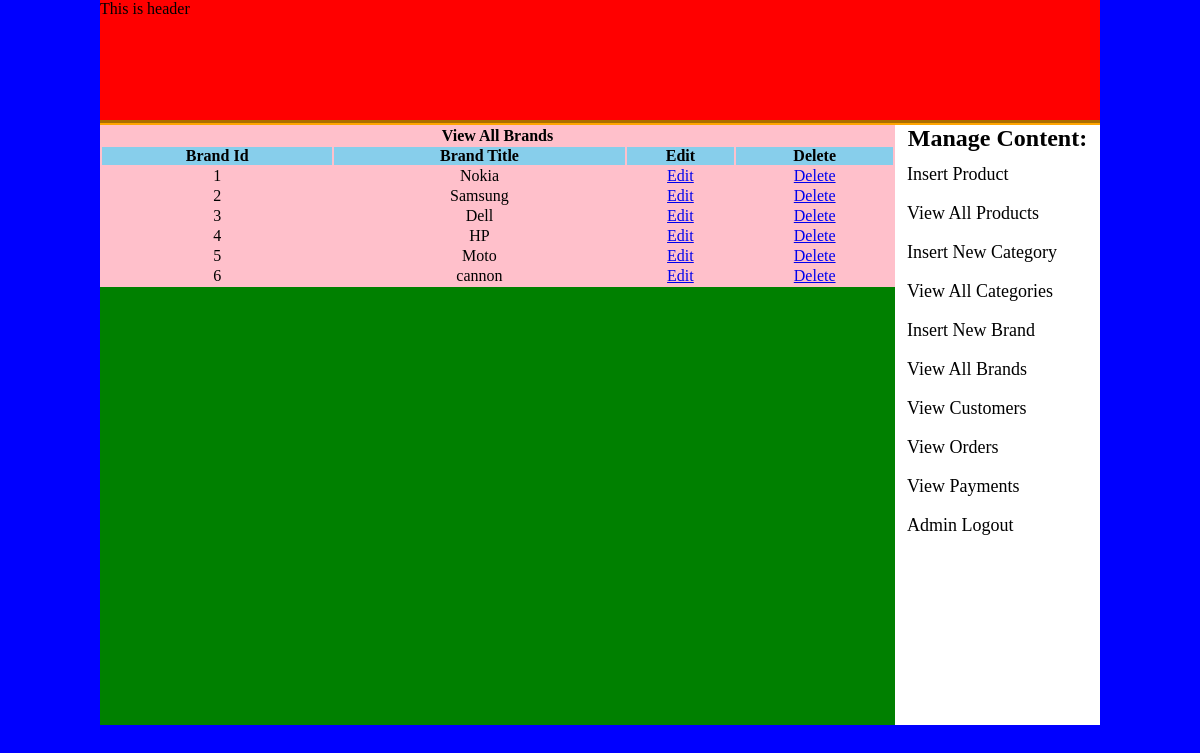
The app's page /admin_area/index.php?view_brands with its own data.
### tables this page shows
CREATE TABLE `brands` (
  `brand_id` int(100) NOT NULL,
  `brand_title` text NOT NULL
);

### admin_area/view_brands.php (the view)
<table width="795" align="center" bgcolor="pink">
	<tr align="center">
		<td colspan="6"><h4>View All Brands</h4></td>
	</tr>
	<tr align="center" bgcolor="skyblue">
		<th>Brand Id</th>
		<th>Brand Title</th>
		<th>Edit</th>
		<th>Delete</th>
	</tr>
<?php
include("includes/db.php");
$get_brands="select * from brands";
$run_brands=mysqli_query($con, $get_brands);
while ($row_brand=mysqli_fetch_array($run_brands)) {
$brand_id=$row_brand['brand_id'];
$brand_title=$row_brand['brand_title'];
?>
<tr align="center">
<td><?php echo $brand_id;?></td>
<td><?php echo $brand_title;?></td>
<td><a href="index.php?edit_brand=<?php echo $brand_id;?>">Edit</a></td>
<td><a href="index.php?delete_brand=<?php echo $brand_id;?>">Delete</a></td>
</tr>
<?php }?>
</table>

### admin_area/index.php (shortened to what this page needs)
<!DOCTYPE html>
<html>
<head>
	<link rel="stylesheet" type="text/css" href="styles/style.css">
</head>
<body>
	<div class="main_wrapper">
	<div id="header"> This is header</div>
	<div id="right">
<h2 style="text-align: center;">Manage Content:</h2>
<a href="index.php?insert_product">Insert Product</a>
<a href="index.php?view_products">View All Products</a>
<a href="index.php?insert_cat">Insert New Category</a>
<a href="index.php?view_cats">View All Categories</a>
<a href="index.php?insert_brand">Insert New Brand</a>
<a href="index.php?view_brands">View All Brands</a>
<a href="index.php?view_customers">View Customers</a>
<a href="index.php?view_orders">View Orders</a>
<a href="index.php?view_payments">View Payments</a>
<a href="logout.php">Admin Logout</a>
</div>
	<div id="left">
		<?php
		if(isset($_GET['view_brands'])){
			include('view_brands.php');
		}
?>
	</div>
</div>
</body>
</html>

### admin_area/styles/style.css (style rules this page uses)
html, body, div, span, applet, object, iframe, h1, h2, h3, h4, h5, h6, p, blockquote, pre, a, abbr, acronym, address, big, cite, code, del, dfn, em, img, ins, kbd, q, s, samp, small, strike, strong, sub, sup, tt, var, b, u, i, center, dl, dt, dd, ol, ul, li, fieldset, form, label, legend, table, caption, tbody, tfoot, thead, tr, th, td, article, aside, canvas, details, embed, figure, figcaption, footer, header, hgroup, menu, nav, output, ruby, section, summary, time, mark, audio, video { margin: 0; padding: 0; border: 0; vertical-align: baseline; }
body { background: blue; }
.main_wrapper { width: 1000px; height: auto; margin: auto; }
#header { width: 1000px; height: 120px; background: red; border-bottom: 5px groove orange; }
#left { width: 795px; height: 600px; background: green; float: left; }
#right { width: 205px; height: 600px; background: white; float: right; text-decoration: none; }
#right a { text-decoration: none; color: black; text-align: left; font-size: 18px; font-family: palatino; padding: 6px; margin: 6px; display: block; }

### records on screen
brands: brand_id "1", brand_title "Nokia"
brands: brand_id "2", brand_title "Samsung"
brands: brand_id "3", brand_title "Dell"
brands: brand_id "4", brand_title "HP"
brands: brand_id "5", brand_title "Moto"
brands: brand_id "6", brand_title "cannon"
